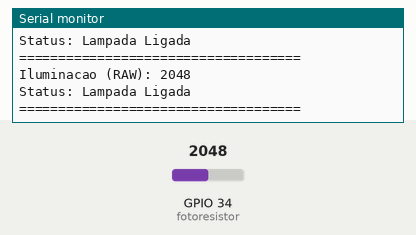
Recording of a sketch running on a simulated ESP32. Parts: the last lines printed to the serial monitor. The inputs (shaded band) are chosen by the test bench; at power-on: GPIO 34 (fotoresistor) = 2048. WiFi joins after 1.5 s; servers stay silent unless stated; no MQTT or app messages arrive unless stated.

Above: at 2.7 s.
2.8 s: GPIO 34 (fotoresistor) set to 1960
At 2.96 s:
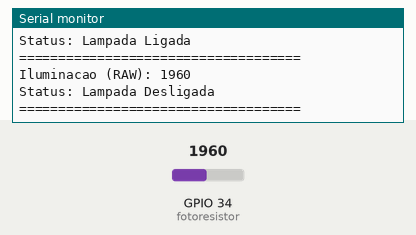
4.4 s: GPIO 34 (fotoresistor) set to 2040
At 4.62 s:
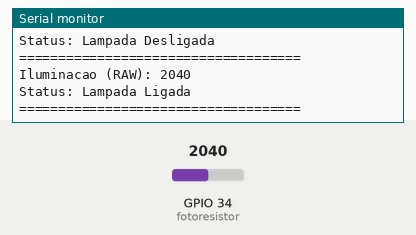
5.9 s: GPIO 34 (fotoresistor) set to 491
At 6.11 s:
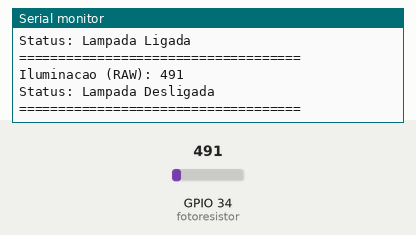
8.9 s: GPIO 34 (fotoresistor) set to 2047
At 9.14 s:
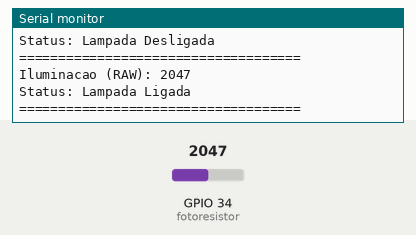
Timing chart, 0 to 11.9 s (numbered marks = the images above; inputs shaded):
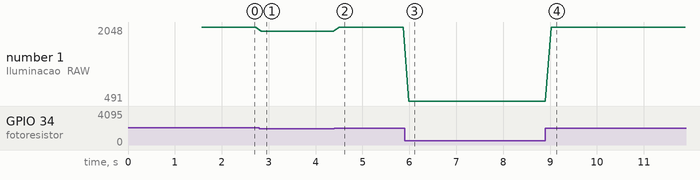

The sketch:

leituraEsp32Luminosidade.ino
```cpp
#include <WiFi.h>
#include <PubSubClient.h>
#include <Wire.h>

// Configurações de Wifi
const char* ssid = "Zeni-net";
const char* password = "lofibatata";

// Configurações do MQTT Broker
const char* mqtt_server = "perspex.ddns.net";
const int port = 1883;
const char* topic = "lampada/lucas";

WiFiClient espClient;
PubSubClient client(espClient);

void setup_wifi() {
    delay(10);
    // We start by connecting to a WiFi network
    Serial.println();
    Serial.print("Connecting to ");
    Serial.println(ssid);

    WiFi.begin(ssid, password);

    while (WiFi.status() != WL_CONNECTED) {
        delay(500);
        Serial.print(".");
    }

    Serial.println("");
    Serial.println("WiFi connected");
    Serial.println("IP address: ");
    Serial.println(WiFi.localIP());
}


void callback(char* topic, byte* message, unsigned int length) {
    Serial.print("Message arrived on topic: ");
    Serial.print(topic);
    Serial.print(". Message: ");
    String messageTemp;

    for (int i = 0; i < length; i++) {
        Serial.print((char)message[i]);
        messageTemp += (char)message[i];
    }
    Serial.println();

    // Feel free to add more if statements to control more GPIOs with MQTT

    // If a message is received on the topic esp32/output, you check if the message is either "on" or "off".
    // Changes the output state according to the message
    // if (String(topic) == topic) {
    //     Serial.print("Changing output to ");
    //     if(messageTemp == "on"){
    //         Serial.println("on");
    //         digitalWrite(ativacaoPin, HIGH);
    //     }
    //     else if(messageTemp == "off"){
    //         Serial.println("off");
    //         digitalWrite(ativacaoPin, LOW);
    //     }
    // }
}

void reconnect() {
    // Loop until we're reconnected
    while (!client.connected()) {
        Serial.print("Attempting MQTT connection...");
        // Attempt to connect
        //  if (client.connect("ESP8266Client")) {
        if (client.connect("mosquito-lima")) {
            Serial.println("connected");
            // Subscribe
            // client.subscribe(topic);
        } else {
            Serial.print("failed, rc=");
            Serial.print(client.state());
            Serial.println(" try again in 5 seconds");
            // Wait 5 seconds before retrying
            delay(5000);
        }
    }
}


const int fotoresistor = 34;


void setup() {
    Serial.begin(9600);
    pinMode(fotoresistor, INPUT);
    // pinMode(ativacaoPin, OUTPUT);

    setup_wifi();
    client.setServer(mqtt_server, port);
    client.setCallback(callback);
}


int iluminacao_anterior = 0;

const int limite = 2000;

void loop() {
    // Conexão com a internet
    if (!client.connected()) {
        reconnect();
    }
    client.loop();

    // Realiza leitura
    int iluminacao = analogRead(fotoresistor);

    // Print Status
    Serial.print("Iluminacao (RAW): ");
    Serial.println(iluminacao);
    if (iluminacao >= limite) {
        Serial.println("Status: Lampada Ligada");
    } else {
        Serial.println("Status: Lampada Desligada");
    }
    Serial.println("====================================\n");


    // Detectar ativação no sinal
    if (iluminacao_anterior <= limite && iluminacao > limite) {
        client.publish(topic, "1");

    // Detectar desativação no sinal
    } else if (iluminacao_anterior > limite && iluminacao <= limite) {
        client.publish(topic, "0");
    }

    // Salvar iluminacao anterior
    iluminacao_anterior = iluminacao;

    delay(100);
}
```

Measured:
- after the input at 2.8 s, the serial monitor: prints a new line after 0.05 s (image 1)
- after the input at 4.4 s, the serial monitor: prints a new line after 0.10 s (image 2)
- after the input at 5.9 s, the serial monitor: prints a new line after 0.09 s (image 3)
- after the input at 8.9 s, the serial monitor: prints a new line after 0.12 s (image 4)
- plotted number 1: 2048 → 1960 after the input at 2.8 s, 1960 → 2040 after the input at 4.4 s, 2040 → 491 after the input at 5.9 s, 491 → 2047 after the input at 8.9 s
